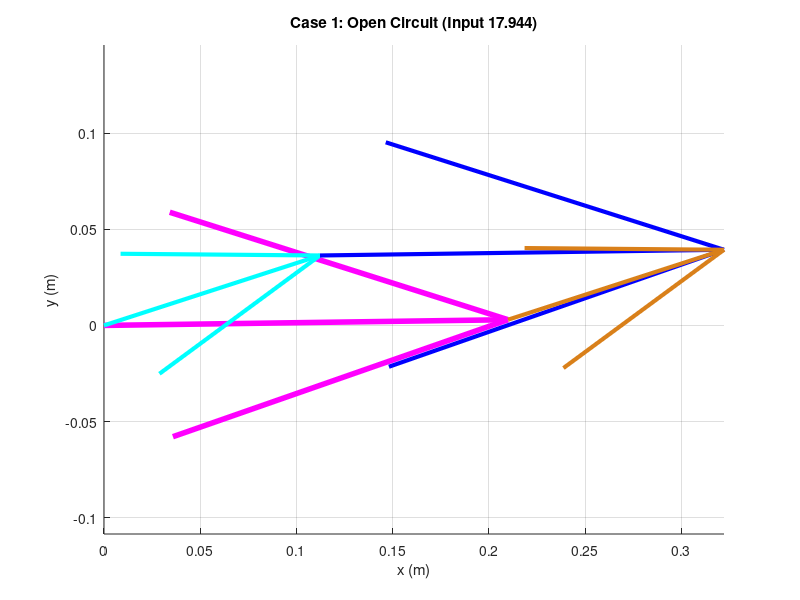
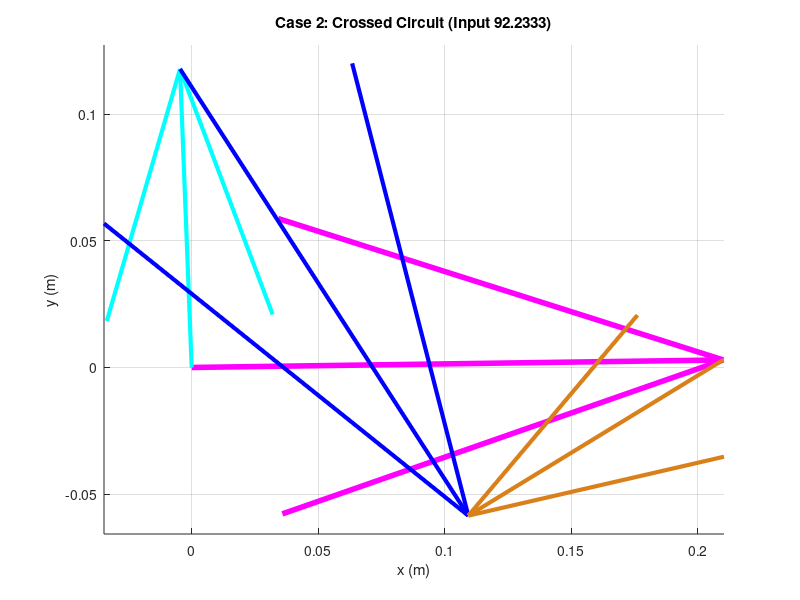

MATLAB code for these plots, in order:
clear all
close all
clc

% --- 1. Define Parameters (Unit: meters) ---
L1 = 0.210; % Ground (d) - Pink
L2 = 0.118; % Crank (a) - Cyan (Input)
L3 = 0.210; % Coupler (b) - Blue
L4 = 0.118; % Rocker (c) - Brown

a = L2;
b = L3;
c = L4;
d = L1;

% Ground Offset
offset_deg = 0.81;
offset = deg2rad(offset_deg);

% --- 2. Define K Constants (Forward Analysis: Theta 2 is Input) ---
K1 = d/a;
K2 = d/c;
K3 = (a^2 - b^2 + c^2 + d^2)/(2*a*c);
K4 = d/b;
K5 = (c^2 - d^2 - a^2 - b^2)/(2*a*b);

% ==========================================
% CASE 1: Open Circuit (Input = 17.944) -> Point UP
% ==========================================
% *** Changed to POSITIVE to force Cyan link ABOVE ground ***
q2d_open = 17.944; 
q2_1 = deg2rad(q2d_open) - offset;

% --- Calculate Coefficients for Theta 4 ---
A1 = cos(q2_1) - K1 - K2*cos(q2_1) + K3;
B1 = -2*sin(q2_1);
C1 = K1 - (K2+1)*cos(q2_1) + K3;

% --- Calculate Coefficients for Theta 3 ---
D1 = cos(q2_1) - K1 + K4*cos(q2_1) + K5;
E1 = -2*sin(q2_1);
F1 = K1 + (K4-1)*cos(q2_1) + K5;

% --- Solve (Standard Minus Sqrt for Open) ---
q4_open = 2*atan((-B1 - sqrt(B1^2 - 4*A1*C1))/(2*A1));
q3_open = 2*atan((-E1 - sqrt(E1^2 - 4*D1*F1))/(2*D1));

q4_open_d = rad2deg(q4_open) + offset_deg;
q3_open_d = rad2deg(q3_open) + offset_deg;


% ==========================================
% CASE 2: Crossed Circuit (Input = 92.2333) -> Point UP
% ==========================================
% *** Changed to POSITIVE to force Cyan link ABOVE ground ***
q2d_cross = 92.2333; 
q2_2 = deg2rad(q2d_cross) - offset;

% --- Calculate Coefficients for Theta 4 ---
A2 = cos(q2_2) - K1 - K2*cos(q2_2) + K3;
B2 = -2*sin(q2_2);
C2 = K1 - (K2+1)*cos(q2_2) + K3;

% --- Calculate Coefficients for Theta 3 ---
D2 = cos(q2_2) - K1 + K4*cos(q2_2) + K5;
E2 = -2*sin(q2_2);
F2 = K1 + (K4-1)*cos(q2_2) + K5;

% --- Solve (Standard Plus Sqrt for Crossed) ---
q4_cross = 2*atan((-B2 + sqrt(B2^2 - 4*A2*C2))/(2*A2));
q3_cross = 2*atan((-E2 + sqrt(E2^2 - 4*D2*F2))/(2*D2));

q4_cross_d = rad2deg(q4_cross) + offset_deg;
q3_cross_d = rad2deg(q3_cross) + offset_deg;


% ==========================================
% Vector Calculation & Plotting
% ==========================================
RO4O2 = d*exp(j*offset);
RO4O2x = real(RO4O2); RO4O2y = imag(RO4O2);

% --- Vector Case 1 (Open) ---
RA1 = a*exp(j*(q2_1 + offset));
RBA1 = b*exp(j*(q3_open + offset));
RBO4_1 = c*exp(j*(q4_open + offset));

RA1x = real(RA1); RA1y = imag(RA1);
RBA1x = real(RBA1); RBA1y = imag(RBA1);
RBO4_1x = real(RBO4_1); RBO4_1y = imag(RBO4_1);

% --- Vector Case 2 (Crossed) ---
RA2 = a*exp(j*(q2_2 + offset));
RBA2 = b*exp(j*(q3_cross + offset));
RBO4_2 = c*exp(j*(q4_cross + offset));

RA2x = real(RA2); RA2y = imag(RA2);
RBA2x = real(RBA2); RBA2y = imag(RBA2);
RBO4_2x = real(RBO4_2); RBO4_2y = imag(RBO4_2);

% --- Plotting Case 1 ---
figure(1)
title('Case 1: Open Circuit (Input 17.944)');
hold on;
quiver(0,0, RO4O2x, RO4O2y, 0, 'Color', [1 0 1], 'MaxHeadSize', 0.5, 'LineWidth', 4);  % Pink
quiver(0,0, RA1x, RA1y, 0, 'cyan', 'MaxHeadSize', 0.5, 'LineWidth', 3); % Cyan (UP)
quiver(RA1x, RA1y, RBA1x, RBA1y, 0, 'blue', 'MaxHeadSize', 0.5, 'LineWidth', 3); % Blue
quiver(RO4O2x, RO4O2y, RBO4_1x, RBO4_1y, 0, 'Color', [0.85 0.5 0.1], 'MaxHeadSize', 0.5, 'LineWidth', 3); % Brown
axis equal; grid on;
xlabel('x (m)'); ylabel('y (m)');

% --- Plotting Case 2 ---
figure(2)
title('Case 2: Crossed Circuit (Input 92.2333)');
hold on;
quiver(0,0, RO4O2x, RO4O2y, 0, 'Color', [1 0 1], 'MaxHeadSize', 0.5, 'LineWidth', 4);  % Pink
quiver(0,0, RA2x, RA2y, 0, 'cyan', 'MaxHeadSize', 0.5, 'LineWidth', 3); % Cyan (UP)
quiver(RA2x, RA2y, RBA2x, RBA2y, 0, 'blue', 'MaxHeadSize', 0.5, 'LineWidth', 3); % Blue
quiver(RO4O2x, RO4O2y, RBO4_2x, RBO4_2y, 0, 'Color', [0.85 0.5 0.1], 'MaxHeadSize', 0.5, 'LineWidth', 3); % Brown
axis equal; grid on;
xlabel('x (m)'); ylabel('y (m)');

% Display Results
disp('--- Results ---');
disp(['Case 1 (Open): Theta 3 = ', num2str(q3_open_d), ', Theta 4 = ', num2str(q4_open_d)]);
disp(['Case 2 (Crossed): Theta 3 = ', num2str(q3_cross_d), ', Theta 4 = ', num2str(q4_cross_d)]);
